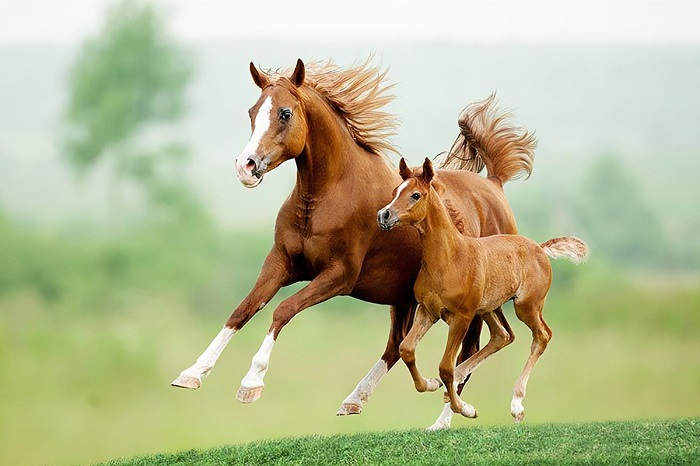
#> input picture DIP/1.jpg, 700 x 466 px
$ python Custom_gray_binary.py
#> lines starting #> are read from the running program, lines starting #| are printed output that depends on the picture; after the words box and inside, x2 and y2 are one past the last pixel; in counts of white or black regions, pixels touching at a corner belong together
import matplotlib.pyplot as plt
import cv2
import numpy as np


def main():
    rgb = plt.imread('1.jpg')
#> rgb is the input picture: shape (466, 700, 3); mean R, G, B 182.1, 185.8, 145.7

    ''' RGB to Grayscale '''
    grayscale = cv2.cvtColor(rgb, cv2.COLOR_RGB2GRAY)
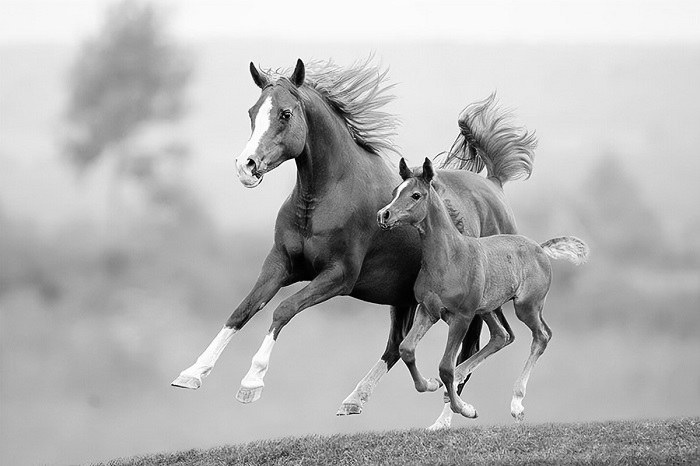
#> grayscale: shape (466, 700); min 0, max 255, mean 180.1

    ''' Grayscale to Binary '''
    _, binary = cv2.threshold(grayscale, 127, 255, cv2.THRESH_BINARY)
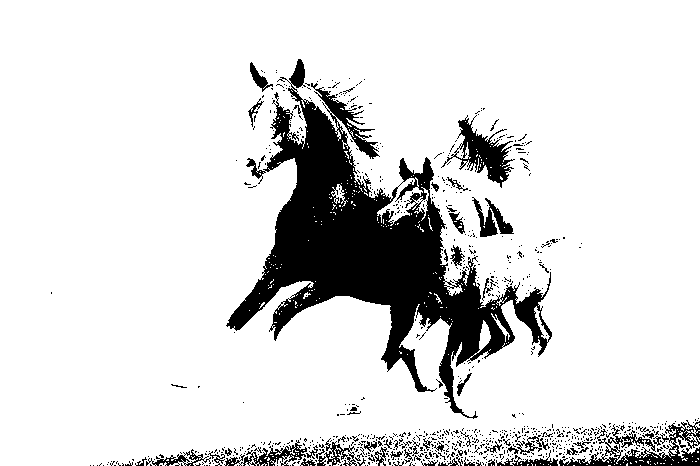
#> binary: shape (466, 700); 86.3% white; 836 black regions (775 under 20 px), largest, box (x1, y1, x2, y2) and area: (226, 59, 552, 419) 33090, (559, 420, 700, 466) 2197, (441, 115, 515, 188) 1736

    ''' Extract red, green and blue channel form RGB '''
    r, g, b = rgb[:, :, 0], rgb[:, :, 1], rgb[:, :, 2]
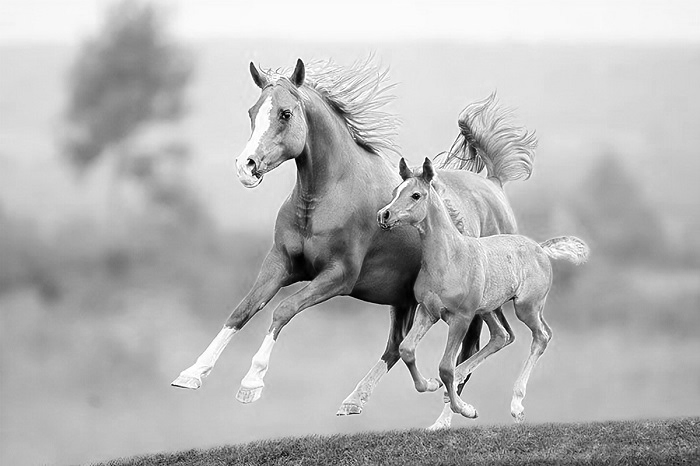
#> r: shape (466, 700); min 0, max 255, mean 182.1
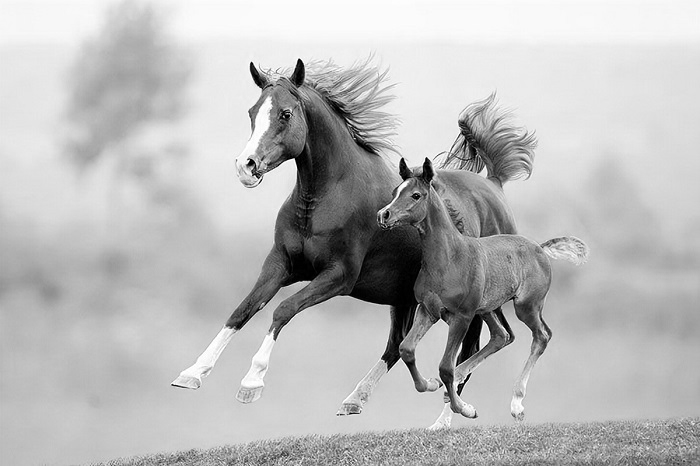
#> g: shape (466, 700); min 0, max 255, mean 185.8
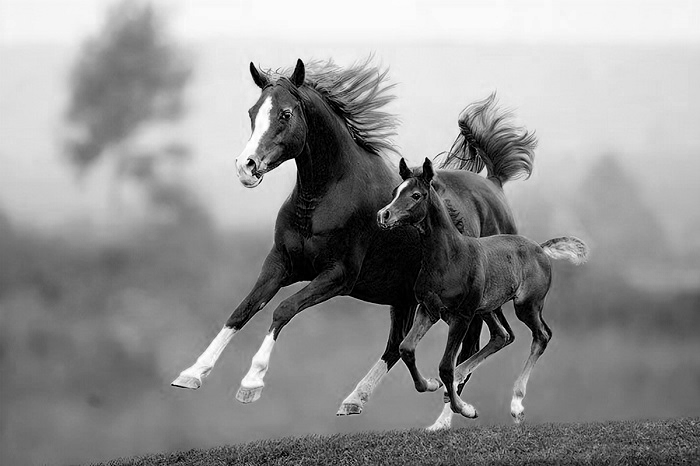
#> b: shape (466, 700); min 0, max 255, mean 145.7

    ''' RGB to Custom Grayscale '''
    custom_grayscale = r * 0.2989 + g * 0.5870 + b * 0.1140
    custom_grayscale = custom_grayscale.astype(int)

    ''' Grayscale to Custom Binary '''
    row, col = custom_grayscale.shape
#> row = 466; col = 700
    custom_binary = np.zeros((row, col), dtype=np.uint8)

    threshold = 127
    for i in range(row):
        for j in range(col):
            if custom_grayscale[i, j] >= threshold:
                custom_binary[i, j] = 255
            else:
                custom_binary[i, j] = 0
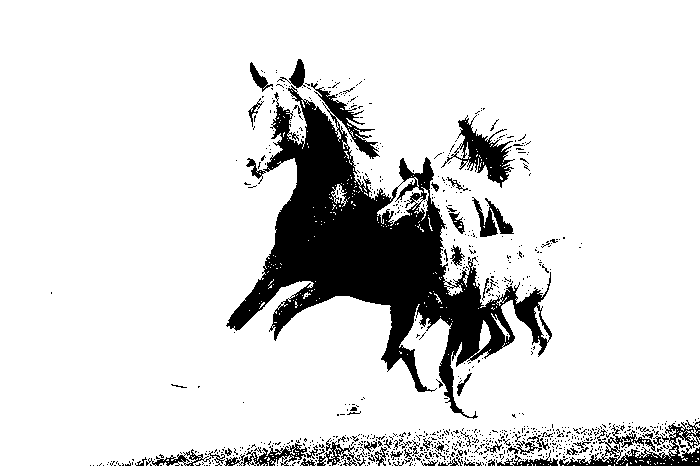
#> custom_binary: shape (466, 700); 86.4% white; 857 black regions (795 under 20 px), largest, box (x1, y1, x2, y2) and area: (226, 83, 552, 419) 32664, (559, 420, 700, 466) 2154, (441, 115, 515, 188) 1729

    img_set = [rgb, grayscale, custom_grayscale, binary, custom_binary]
    title_set = ['RGB', 'Built-in grayscale',
                 'Custom grayscale', 'Built-in Binary', 'Custom Binary']
    plot_img(img_set, title_set)


def plot_img(img_set, title_set):
    n = len(img_set)
#> n = 5
    plt.figure(figsize=(15, 15))

    for i in range(n):
        plt.subplot(2, 3, i+1)
        plt.title(title_set[i])

        ch = len(img_set[i].shape)
        if ch == 3:
            plt.imshow(img_set[i])
        else:
            plt.imshow(img_set[i], cmap='gray')
    plt.show()


if __name__ == '__main__':
    main()
